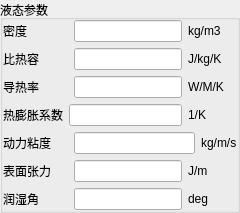
            <widget class="QGroupBox" name="groupBox_12">
             <property name="title">
              <string>液态参数</string>
             </property>
             <layout class="QVBoxLayout" name="verticalLayout_42">
              <property name="leftMargin">
               <number>0</number>
              </property>
              <property name="topMargin">
               <number>0</number>
              </property>
              <property name="rightMargin">
               <number>0</number>
              </property>
              <property name="bottomMargin">
               <number>0</number>
              </property>
              <item>
               <widget class="QFrame" name="frame_63">
                <property name="frameShape">
                 <enum>QFrame::NoFrame</enum>
                </property>
                <property name="frameShadow">
                 <enum>QFrame::Raised</enum>
                </property>
                <layout class="QHBoxLayout" name="horizontalLayout_55">
                 <property name="leftMargin">
                  <number>0</number>
                 </property>
                 <property name="topMargin">
                  <number>0</number>
                 </property>
                 <property name="rightMargin">
                  <number>0</number>
                 </property>
                 <property name="bottomMargin">
                  <number>0</number>
                 </property>
                 <item>
                  <widget class="QLabel" name="label_57">
                   <property name="minimumSize">
                    <size>
                     <width>65</width>
                     <height>0</height>
                    </size>
                   </property>
                   <property name="text">
                    <string>密度</string>
                   </property>
                  </widget>
                 </item>
                 <item>
                  <widget class="QLineEdit" name="lineEdit_FluidDensity">
                   <property name="minimumSize">
                    <size>
                     <width>40</width>
                     <height>0</height>
                    </size>
                   </property>
                  </widget>
                 </item>
                 <item>
                  <widget class="QLabel" name="label_58">
                   <property name="minimumSize">
                    <size>
                     <width>49</width>
                     <height>0</height>
                    </size>
                   </property>
                   <property name="text">
                    <string>kg/m3</string>
                   </property>
                  </widget>
                 </item>
                </layout>
               </widget>
              </item>
              <item>
               <widget class="QFrame" name="frame_64">
                <property name="frameShape">
                 <enum>QFrame::NoFrame</enum>
                </property>
                <property name="frameShadow">
                 <enum>QFrame::Raised</enum>
                </property>
                <layout class="QHBoxLayout" name="horizontalLayout_58">
                 <property name="leftMargin">
                  <number>0</number>
                 </property>
                 <property name="topMargin">
                  <number>0</number>
                 </property>
                 <property name="rightMargin">
                  <number>0</number>
                 </property>
                 <property name="bottomMargin">
                  <number>0</number>
                 </property>
                 <item>
                  <widget class="QLabel" name="label_63">
                   <property name="minimumSize">
                    <size>
                     <width>65</width>
                     <height>0</height>
                    </size>
                   </property>
                   <property name="text">
                    <string>比热容</string>
                   </property>
                  </widget>
                 </item>
                 <item>
                  <widget class="QLineEdit" name="lineEdit_FluidSpecificHeat">
                   <property name="minimumSize">
                    <size>
                     <width>40</width>
                     <height>0</height>
                    </size>
                   </property>
                  </widget>
                 </item>
                 <item>
                  <widget class="QLabel" name="label_64">
                   <property name="minimumSize">
                    <size>
                     <width>49</width>
                     <height>0</height>
                    </size>
                   </property>
                   <property name="text">
                    <string>J/kg/K</string>
                   </property>
                  </widget>
                 </item>
                </layout>
               </widget>
              </item>
              <item>
               <widget class="QFrame" name="frame_65">
                <property name="frameShape">
                 <enum>QFrame::NoFrame</enum>
                </property>
                <property name="frameShadow">
                 <enum>QFrame::Raised</enum>
                </property>
                <layout class="QHBoxLayout" name="horizontalLayout_59">
                 <property name="leftMargin">
                  <number>0</number>
                 </property>
                 <property name="topMargin">
                  <number>0</number>
                 </property>
                 <property name="rightMargin">
                  <number>0</number>
                 </property>
                 <property name="bottomMargin">
                  <number>0</number>
                 </property>
                 <item>
                  <widget class="QLabel" name="label_65">
                   <property name="minimumSize">
                    <size>
                     <width>65</width>
                     <height>0</height>
                    </size>
                   </property>
                   <property name="text">
                    <string>导热率</string>
                   </property>
                  </widget>
                 </item>
                 <item>
                  <widget class="QLineEdit" name="lineEdit_FluidThermalConductivity">
                   <property name="minimumSize">
                    <size>
                     <width>40</width>
                     <height>0</height>
                    </size>
                   </property>
                  </widget>
                 </item>
                 <item>
                  <widget class="QLabel" name="label_66">
                   <property name="minimumSize">
                    <size>
                     <width>49</width>
                     <height>0</height>
                    </size>
                   </property>
                   <property name="text">
                    <string>W/M/K</string>
                   </property>
                  </widget>
                 </item>
                </layout>
               </widget>
              </item>
              <item>
               <widget class="QFrame" name="frame_66">
                <property name="frameShape">
                 <enum>QFrame::NoFrame</enum>
                </property>
                <property name="frameShadow">
                 <enum>QFrame::Raised</enum>
                </property>
                <layout class="QHBoxLayout" name="horizontalLayout_60">
                 <property name="leftMargin">
                  <number>0</number>
                 </property>
                 <property name="topMargin">
                  <number>0</number>
                 </property>
                 <property name="rightMargin">
                  <number>0</number>
                 </property>
                 <property name="bottomMargin">
                  <number>0</number>
                 </property>
                 <item>
                  <widget class="QLabel" name="label_67">
                   <property name="text">
                    <string>热膨胀系数</string>
                   </property>
                  </widget>
                 </item>
                 <item>
                  <widget class="QLineEdit" name="lineEdit_FluidThermalExpansionCoefficent">
                   <property name="minimumSize">
                    <size>
                     <width>40</width>
                     <height>0</height>
                    </size>
                   </property>
                  </widget>
                 </item>
                 <item>
                  <widget class="QLabel" name="label_68">
                   <property name="minimumSize">
                    <size>
                     <width>49</width>
                     <height>0</height>
                    </size>
                   </property>
                   <property name="text">
                    <string>1/K</string>
                   </property>
                  </widget>
                 </item>
                </layout>
               </widget>
              </item>
              <item>
               <widget class="QFrame" name="frame_67">
                <property name="frameShape">
                 <enum>QFrame::NoFrame</enum>
                </property>
                <property name="frameShadow">
                 <enum>QFrame::Raised</enum>
                </property>
                <layout class="QHBoxLayout" name="horizontalLayout_61">
                 <property name="leftMargin">
                  <number>0</number>
                 </property>
                 <property name="topMargin">
                  <number>0</number>
                 </property>
                 <property name="rightMargin">
                  <number>0</number>
                 </property>
                 <property name="bottomMargin">
                  <number>0</number>
                 </property>
                 <item>
                  <widget class="QLabel" name="label_69">
                   <property name="minimumSize">
                    <size>
                     <width>65</width>
                     <height>0</height>
                    </size>
                   </property>
                   <property name="text">
                    <string>动力粘度</string>
                   </property>
                  </widget>
                 </item>
                 <item>
                  <widget class="QLineEdit" name="lineEdit_FluidDynamicViscosity">
                   <property name="minimumSize">
                    <size>
                     <width>40</width>
                     <height>0</height>
                    </size>
                   </property>
                  </widget>
                 </item>
                 <item>
                  <widget class="QLabel" name="label_70">
                   <property name="text">
                    <string>kg/m/s</string>
                   </property>
                  </widget>
                 </item>
                </layout>
               </widget>
              </item>
              <item>
               <widget class="QFrame" name="frame_68">
                <property name="frameShape">
                 <enum>QFrame::NoFrame</enum>
                </property>
                <property name="frameShadow">
                 <enum>QFrame::Raised</enum>
                </property>
                <layout class="QHBoxLayout" name="horizontalLayout_62">
                 <property name="leftMargin">
                  <number>0</number>
                 </property>
                 <property name="topMargin">
                  <number>0</number>
                 </property>
                 <property name="rightMargin">
                  <number>0</number>
                 </property>
                 <property name="bottomMargin">
                  <number>0</number>
                 </property>
                 <item>
                  <widget class="QLabel" name="label_71">
                   <property name="minimumSize">
                    <size>
                     <width>65</width>
                     <height>0</height>
                    </size>
                   </property>
                   <property name="text">
                    <string>表面张力</string>
                   </property>
                  </widget>
                 </item>
                 <item>
                  <widget class="QLineEdit" name="lineEdit_FluidSurfaceTensionCoefficent"/>
                 </item>
                 <item>
                  <widget class="QLabel" name="label_72">
                   <property name="minimumSize">
                    <size>
                     <width>49</width>
                     <height>0</height>
                    </size>
                   </property>
                   <property name="text">
                    <string>J/m</string>
                   </property>
                  </widget>
                 </item>
                </layout>
               </widget>
              </item>
              <item>
               <widget class="QFrame" name="frame_69">
                <property name="frameShape">
                 <enum>QFrame::NoFrame</enum>
                </property>
                <property name="frameShadow">
                 <enum>QFrame::Raised</enum>
                </property>
                <layout class="QHBoxLayout" name="horizontalLayout_63">
                 <property name="leftMargin">
                  <number>0</number>
                 </property>
                 <property name="topMargin">
                  <number>0</number>
                 </property>
                 <property name="rightMargin">
                  <number>0</number>
                 </property>
                 <property name="bottomMargin">
                  <number>0</number>
                 </property>
                 <item>
                  <widget class="QLabel" name="label_73">
                   <property name="minimumSize">
                    <size>
                     <width>65</width>
                     <height>0</height>
                    </size>
                   </property>
                   <property name="text">
                    <string>润湿角</string>
                   </property>
                  </widget>
                 </item>
                 <item>
                  <widget class="QLineEdit" name="lineEdit_FluidContactAngleForWallAdhesion">
                   <property name="minimumSize">
                    <size>
                     <width>40</width>
                     <height>0</height>
                    </size>
                   </property>
                  </widget>
                 </item>
                 <item>
                  <widget class="QLabel" name="label_74">
                   <property name="minimumSize">
                    <size>
                     <width>49</width>
                     <height>0</height>
                    </size>
                   </property>
                   <property name="text">
                    <string>deg</string>
                   </property>
                  </widget>
                 </item>
                </layout>
               </widget>
              </item>
             </layout>
            </widget>
